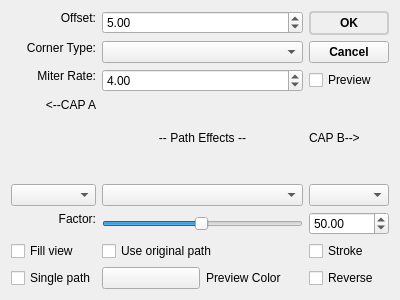
<?xml version="1.0" encoding="UTF-8"?>
<ui version="4.0">
 <class>Form</class>
 <widget class="QWidget" name="Form">
  <property name="geometry">
   <rect>
    <x>0</x>
    <y>0</y>
    <width>400</width>
    <height>300</height>
   </rect>
  </property>
  <property name="windowTitle">
   <string>Form</string>
  </property>
  <layout class="QVBoxLayout" name="verticalLayout">

   <!--  9 grid -->
   <item>
    <layout class="QGridLayout" name="gridLayout">
     <!-- Row 0 -->
     <item row="0" column="0">
      <widget class="QLabel" name="labelOffset">
       <property name="text">
        <string>Offset:</string>
       </property>

		<property name="alignment">
			<set>Qt::AlignRight</set> <!-- right -->
		</property>

      </widget>
     </item>
     <item row="0" column="1">
      <widget class="QDoubleSpinBox" name="spinBoxOfs">
       <property name="minimum">
        <number>-100</number>
       </property>
       <property name="maximum">
        <number>100</number>
       </property>
       <property name="value">
        <number>5</number>
       </property>
      </widget>
     </item>
     <item row="0" column="2">
	<widget class="QPushButton" name="okButton">
		<property name="text">
			<string>OK</string>
		</property>
		<property name="styleSheet">
			<string>
				QPushButton {
					border: 2px solid #CCCCCC; 
					font-weight: bold;
					border-radius: 4px;
					padding:3px;
				}
			</string>
		</property>
	</widget>

     </item>
     <!-- Row 1 -->
     <item row="1" column="0">
      <widget class="QLabel" name="labelCornerType">
       <property name="text">
        <string>Corner Type:</string>
       </property>

		<property name="alignment">
			<set>Qt::AlignRight</set> <!-- right -->
		</property>

      </widget>
     </item>
     <item row="1" column="1">
      <widget class="QComboBox" name="comboBoxCornerType"/>
     </item>
     <item row="1" column="2">
      <widget class="QPushButton"  name="cancelButton">
       <property name="text">
        <string>Cancel</string>
       </property>

		<property name="styleSheet">
			<string>
				QPushButton {
					font-weight: bold;
				}
			</string>
		</property>

      </widget>
     </item>
     <!-- Row 2 -->
     <item row="2" column="0">
      <widget class="QLabel" name="labelMiterRate">
       <property name="text">
        <string>Miter Rate:</string>
       </property>

		<property name="alignment">
			<set>Qt::AlignRight</set> <!-- right -->
		</property>

      </widget>
     </item>
     <item row="2" column="1">
      <widget class="QDoubleSpinBox" name="spinBoxMiterRate">
       <property name="minimum">
        <number>0</number>
       </property>
       <property name="maximum">
        <number>100</number>
       </property>
       <property name="value">
        <number>4</number>
       </property>
      </widget>
     </item>
     <item row="2" column="2">
      <widget class="QCheckBox" name="checkBoxPreview">
       <property name="text">
        <string>Preview</string>
       </property>
      </widget>
     </item>

   <!-- 9 grid

<item row="3" column="0" colspan="3">
    <widget class="QFrame" name="horizontalLine">
        <property name="frameShape">
            <enum>QFrame::HLine</enum>
        </property>
        <property name="frameShadow">
            <enum>QFrame::Sunken</enum>
        </property>
        <property name="sizePolicy">
            <sizepolicy hsizetype="Expanding" vsizetype="Fixed"/>
        </property>
    </widget>
</item>

 -->

     <!-- Row 4 -->
     <item row="4" column="0">
      <widget class="QLabel" name="labelCapType">
       <property name="text">
        <string>&lt;--CAP A</string>
       </property>
		<property name="alignment">
			<set>Qt::AlignRight</set> <!-- right -->
		</property>

     </widget>

     </item>
     <item row="4" column="1">
      <widget class="QLabel" name="Taper">
       <property name="text">
        <string>-- Path Effects --</string>
       </property>

		<property name="alignment">
			<set>Qt::AlignCenter</set> <!-- center -->
		</property>


      </widget>
     </item>
     <item row="4" column="2">
      <widget class="QLabel" name="labelCapType2">
       <property name="text">
        <string>CAP B--&gt;</string>
       </property>
      </widget>
     </item>
 


     <!-- Row 5 -->
     <item row="5" column="0">
      <widget class="QComboBox" name="comboBoxCapAType"/>

     </item>
     <item row="5" column="1">
      <widget class="QComboBox" name="comboBoxTaperType"/>
     </item>
     <item row="5" column="2">
      <widget class="QComboBox" name="comboBoxCapBType"/>
     </item>




     <!-- Row 6 -->
     <item row="6" column="0">
      <widget class="QLabel" name="labelCapType2">
       <property name="text">
        <string>Factor:</string>
       </property>

		<property name="alignment">
			<set>Qt::AlignRight</set> <!-- right -->
		</property>

      </widget>
     </item>
     <item row="6" column="1">


    <widget class="QSlider" name="sliderFactor">
        <property name="minimum">
            <number>1</number>
        </property>
        <property name="maximum">
            <number>100</number>
        </property>
        <property name="value">
            <number>50</number>
        </property>
        <property name="orientation">
            <enum>Qt::Horizontal</enum>
        </property>
    </widget>

     </item>
     <item row="6" column="2">

      <widget class="QDoubleSpinBox" name="spinBoxFactor">
       <property name="minimum">
        <number>1</number>
       </property>
       <property name="maximum">
        <number>100</number>
       </property>
       <property name="value">
        <number>50</number>
       </property>
      </widget> 

     </item>


     <item row="7" column="0">
      <widget class="QCheckBox" name="checkBoxFillview">
       <property name="text">
        <string>Fill view</string>
       </property>
      </widget>
     </item>




	<item row="7" column="1">
      <widget class="QCheckBox" name="checkBoxOriginal">
       <property name="text">
        <string>Use original path</string>
       </property>
      </widget>
     </item>



	<item row="7" column="2">
      <widget class="QCheckBox" name="checkBoxStroke">
       <property name="text">
        <string>Stroke</string>
       </property>
      </widget>
     </item>


     <item row="8" column="0">
      <widget class="QCheckBox" name="checkBoxSinglepath">
       <property name="text">
        <string>Single path</string>
       </property>
      </widget>
     </item>


		<item row="8" column="1">
		<layout class="QHBoxLayout" name="HorizontalLayout">
			<item>
			<widget class="QPushButton" name="colorButton">
				<property name="text">
				<string> </string>
				</property>
			</widget>
			</item>
			<item>
			<widget class="QLabel" name="labelst2">
				<property name="text">
				<string>Preview Color</string>
				</property>
			</widget>
			</item>
		</layout>
		</item>



	<item row="8" column="2">
      <widget class="QCheckBox" name="checkBoxReverse">
       <property name="text">
        <string>Reverse</string>
       </property>
      </widget>
     </item>




  </layout>
  </item>

  </layout>
 </widget>
 <resources/>
 <connections/>
</ui>
